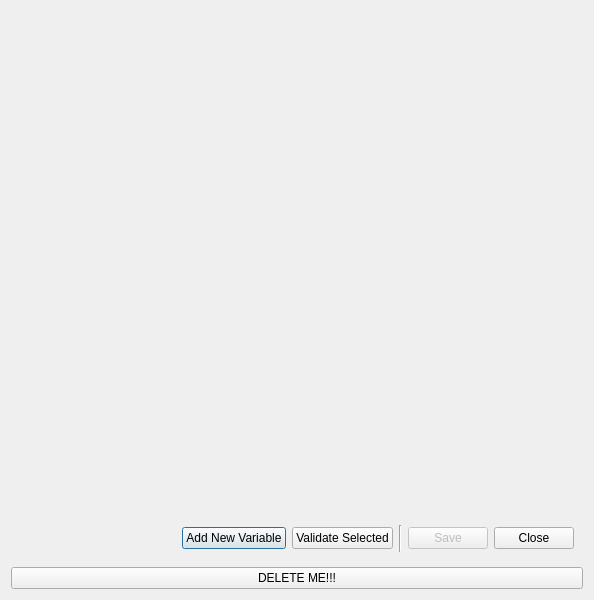
<ui version="4.0" >
 <author>Aaron Racicot</author>
 <class>VariableLibrary</class>
 <widget class="QDialog" name="VariableLibrary" >
  <property name="geometry" >
   <rect>
    <x>0</x>
    <y>0</y>
    <width>594</width>
    <height>600</height>
   </rect>
  </property>
  <property name="windowTitle" >
   <string>Variable Library</string>
  </property>
  <layout class="QVBoxLayout" >
   <item>
    <widget class="QWidget" native="1" name="table_container" >
     <layout class="QGridLayout" name="layout" />
    </widget>
   </item>
   <item>
    <widget class="QWidget" native="1" name="widget" >
     <property name="maximumSize" >
      <size>
       <width>16777215</width>
       <height>45</height>
      </size>
     </property>
     <layout class="QHBoxLayout" >
      <item>
       <spacer>
        <property name="orientation" >
         <enum>Qt::Horizontal</enum>
        </property>
        <property name="sizeHint" stdset="0" >
         <size>
          <width>441</width>
          <height>24</height>
         </size>
        </property>
       </spacer>
      </item>
      <item>
       <widget class="QPushButton" name="pbNewVariable" >
        <property name="enabled" >
         <bool>true</bool>
        </property>
        <property name="text" >
         <string>Add New Variable</string>
        </property>
       </widget>
      </item>
      <item>
       <widget class="QPushButton" name="pbValidateSelected" >
        <property name="toolTip" >
         <string>Checks all variable syntax and makes sure that it can be computed on the baseyear data.</string>
        </property>
        <property name="text" >
         <string>Validate Selected</string>
        </property>
       </widget>
      </item>
      <item>
       <widget class="Line" name="line" >
        <property name="orientation" >
         <enum>Qt::Vertical</enum>
        </property>
       </widget>
      </item>
      <item>
       <widget class="QPushButton" name="pbSave" >
        <property name="enabled" >
         <bool>false</bool>
        </property>
        <property name="text" >
         <string>Save</string>
        </property>
       </widget>
      </item>
      <item>
       <widget class="QPushButton" name="pbClose" >
        <property name="text" >
         <string>Close</string>
        </property>
       </widget>
      </item>
     </layout>
    </widget>
   </item>
   <item>
    <widget class="QPushButton" name="pbDEBUG" >
     <property name="text" >
      <string>DELETE ME!!!</string>
     </property>
    </widget>
   </item>
  </layout>
 </widget>
 <resources/>
 <connections/>
</ui>
